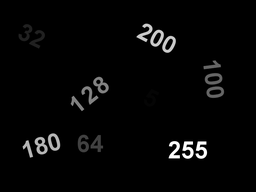
#> input picture ComputerVision/Binary Image Processing/Images/threshold.png, 256 x 192 px, shrunk from 800 x 600 before the run
$ jupyter execute thresholding.ipynb   (shell and % lines are left out)
#> lines starting #> are read from the running program, lines starting #| are printed output that depends on the picture; after the words box and inside, x2 and y2 are one past the last pixel; in counts of white or black regions, pixels touching at a corner belong together; long printed decimals are rounded
# Import Libraries

[cell 1]
import cv2,time
import numpy as np
import matplotlib.pyplot as plt

[cell 2]
import matplotlib
matplotlib.rcParams['figure.figsize'] = (6.0, 6.0)
matplotlib.rcParams['image.cmap'] = 'gray'

# Load and display Image

[cell 3]
# Load and read the image in grayscale
imagePath='Images/threshold.png'
srcImg=cv2.imread(imagePath,cv2.IMREAD_GRAYSCALE)
#> srcImg is the input picture: shape (192, 256); min 0, max 255, mean 6.2

[cell 4]
# Set threshold value
thresh=100
# Set max value
maxVal=255

# In the code below, thresholding is performed using three different techniquies and performance is compared

Thresholding using for loops

[cell 5]
def thresholdUsingForLoop(src,threshold,maxVal):
    # Create output image
#> called with threshold = 100, maxVal = 255
    dst=srcImg.copy()
    height,width=src.shape[:2]
#> height = 192; width = 256

    # Loop over rows
    for i in range(height):
        # Loop over columns
        for j in range(width):
            if(src[i,j]>threshold):
                dst[i,j]=maxVal
            else:
                dst[i,j]=0
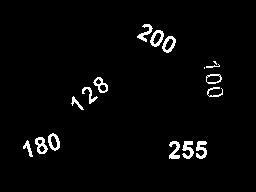
#> dst: shape (192, 256); 2.9% white in thin lines or dots, all inside (x1, y1, x2, y2) = (23, 24, 223, 159)
    return dst

# Calculate the time taken for thresholding
t=time.time()
dstImg=thresholdUsingForLoop(srcImg,thresh,maxVal)
print("Time taken in thresholding={} seconds".format(time.time()-t))

# Display
plt.figure(figsize=[15,15])
plt.subplot(121);plt.imshow(srcImg);plt.title("Original Image");
plt.subplot(122);plt.imshow(dstImg);plt.title("Thresholded Image");
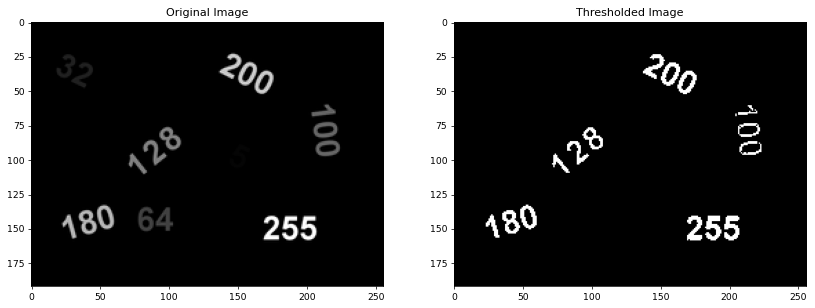
#> figure drawn by matplotlib, 2 panels

Let's improve the execution time.
Thresholding using Vectorized operation:

[cell 6]
def thresholdUsingVectors(src,threshold,maxVal):
    # Create a black output image
#> called with threshold = 100, maxVal = 255
    dst=np.zeros_like(srcImg)

    # Find pixels having value > threshold value
    thresholdPixels=src>threshold

    # Assign max values to those pixels
    dst[thresholdPixels]=maxVal

    return dst

# Calculate the time taken for thresholding
t=time.time()
dstImg=thresholdUsingVectors(srcImg,thresh,maxVal)
print("Time taken in thresholding={} seconds".format(time.time()-t))

# Display
plt.figure(figsize=[15,15])
plt.subplot(121);plt.imshow(srcImg);plt.title("Original Image");
plt.subplot(122);plt.imshow(dstImg);plt.title("Thresholded Image");

Thresholding using OpenCV function:

[cell 7]
t=time.time()
th,dstImg=cv2.threshold(srcImg,thresh,maxVal,cv2.THRESH_BINARY)
#> th = 100
print("Time taken = {} seconds".format(time.time() - t))

cv2.imwrite("thresholdedImage.jpg",dstImg)
plt.figure(figsize=[15,15])
plt.subplot(121);plt.imshow(srcImg);plt.title("Original Image");
plt.subplot(122);plt.imshow(dstImg);plt.title("Thresholded Image");

# Runtime Comparison of three techniques used above

[cell 8]
time_opencv = 0
time_loops = 0
time_vector = 0
n_samples = 20
for i in range(n_samples):

    t = time.time()
    dstImg = thresholdUsingForLoop(srcImg, thresh, maxVal)
    time_loops += time.time() - t

    t = time.time()
    dstImg = thresholdUsingVectors(srcImg, thresh, maxVal)
    time_vector += time.time() - t

    t = time.time()
    th, dstImg = cv2.threshold(srcImg, thresh, maxVal, cv2.THRESH_BINARY)
    time_opencv += time.time() - t
#> after the loop, time_loops = 3.91; time_opencv = 0.00518; time_vector = 0.00698

print("Average time taken by For Loop Code = {} seconds".format(time_loops/n_samples))
#| Average time taken by For Loop Code = 0.1954 seconds
print("Average time taken by Vectorized Code = {} seconds".format(time_vector/n_samples))
#| Average time taken by Vectorized Code = 0.000349 seconds
print("Average time taken by OpenCV Code = {} seconds".format(time_opencv/n_samples))
#| Average time taken by OpenCV Code = 0.0002591 seconds
